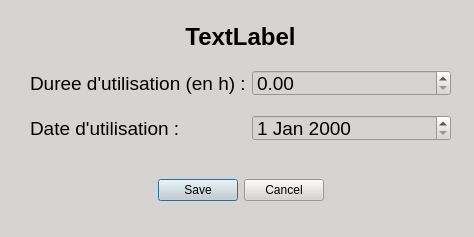
<?xml version="1.0" encoding="UTF-8"?>
<ui version="4.0">
 <class>d_ajoutUsage</class>
 <widget class="QDialog" name="d_ajoutUsage">
  <property name="geometry">
   <rect>
    <x>0</x>
    <y>0</y>
    <width>474</width>
    <height>237</height>
   </rect>
  </property>
  <property name="font">
   <font>
    <pointsize>14</pointsize>
   </font>
  </property>
  <property name="windowTitle">
   <string>Enregistrement</string>
  </property>
  <property name="windowIcon">
   <iconset resource="../../../resources/Icons.qrc">
    <normaloff>:/Main/icon/mainLog.png</normaloff>:/Main/icon/mainLog.png</iconset>
  </property>
  <property name="styleSheet">
   <string notr="true">background-color: rgb(213, 212, 210);
color: rgb(0, 0, 0);</string>
  </property>
  <property name="sizeGripEnabled">
   <bool>false</bool>
  </property>
  <property name="modal">
   <bool>false</bool>
  </property>
  <widget class="QDialogButtonBox" name="buttonBox">
   <property name="geometry">
    <rect>
     <x>30</x>
     <y>170</y>
     <width>421</width>
     <height>41</height>
    </rect>
   </property>
   <property name="font">
    <font>
     <pointsize>14</pointsize>
    </font>
   </property>
   <property name="orientation">
    <enum>Qt::Orientation::Horizontal</enum>
   </property>
   <property name="standardButtons">
    <set>QDialogButtonBox::StandardButton::Cancel|QDialogButtonBox::StandardButton::Save</set>
   </property>
   <property name="centerButtons">
    <bool>true</bool>
   </property>
  </widget>
  <widget class="QWidget" name="formLayoutWidget">
   <property name="geometry">
    <rect>
     <x>30</x>
     <y>70</y>
     <width>421</width>
     <height>71</height>
    </rect>
   </property>
   <layout class="QFormLayout" name="formLayout">
    <property name="verticalSpacing">
     <number>19</number>
    </property>
    <item row="0" column="0">
     <widget class="QLabel" name="dureeDUtilisationLabel">
      <property name="text">
       <string>Duree d'utilisation (en h) :</string>
      </property>
     </widget>
    </item>
    <item row="0" column="1">
     <widget class="QDoubleSpinBox" name="dureeDUtilisationDoubleSpinBox">
      <property name="maximum">
       <double>100.000000000000000</double>
      </property>
     </widget>
    </item>
    <item row="1" column="0">
     <widget class="QLabel" name="dateDUtilisationLabel">
      <property name="text">
       <string>Date d'utilisation :</string>
      </property>
     </widget>
    </item>
    <item row="1" column="1">
     <widget class="QDateEdit" name="dateDUtilisationDateEdit"/>
    </item>
   </layout>
  </widget>
  <widget class="QLabel" name="nomAppareil">
   <property name="geometry">
    <rect>
     <x>30</x>
     <y>16</y>
     <width>421</width>
     <height>41</height>
    </rect>
   </property>
   <property name="font">
    <font>
     <pointsize>18</pointsize>
     <bold>true</bold>
    </font>
   </property>
   <property name="text">
    <string>TextLabel</string>
   </property>
   <property name="alignment">
    <set>Qt::AlignmentFlag::AlignCenter</set>
   </property>
  </widget>
 </widget>
 <resources>
  <include location="../../../resources/Icons.qrc"/>
 </resources>
 <connections>
  <connection>
   <sender>buttonBox</sender>
   <signal>accepted()</signal>
   <receiver>d_ajoutUsage</receiver>
   <slot>accept()</slot>
   <hints>
    <hint type="sourcelabel">
     <x>248</x>
     <y>254</y>
    </hint>
    <hint type="destinationlabel">
     <x>157</x>
     <y>274</y>
    </hint>
   </hints>
  </connection>
  <connection>
   <sender>buttonBox</sender>
   <signal>rejected()</signal>
   <receiver>d_ajoutUsage</receiver>
   <slot>reject()</slot>
   <hints>
    <hint type="sourcelabel">
     <x>316</x>
     <y>260</y>
    </hint>
    <hint type="destinationlabel">
     <x>286</x>
     <y>274</y>
    </hint>
   </hints>
  </connection>
 </connections>
</ui>
